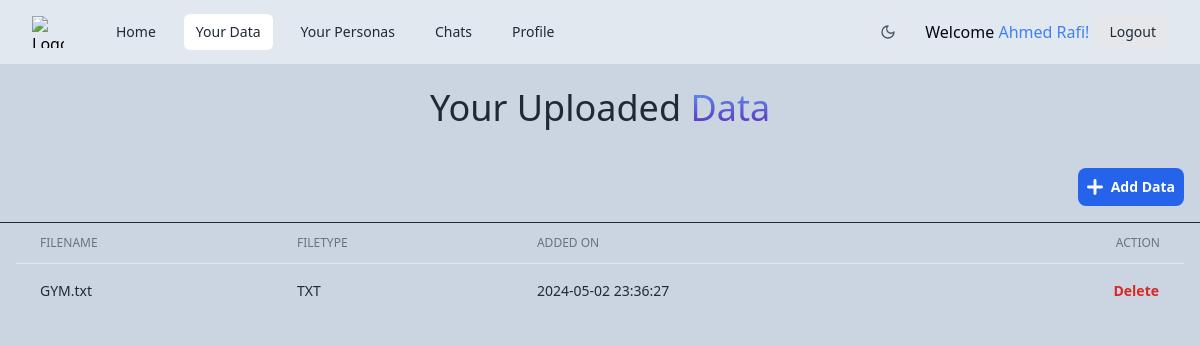
/data (signed in), run on the app's committed database.
### models.py (models this page shows, shortened)
class User(UserMixin, db.Model):
    id = db.Column("id", db.Integer, primary_key=True)
    name = db.Column(db.String(100), nullable=False)
    username = db.Column(db.String(100), unique=True, nullable=False)
    email = db.Column(db.String(100), unique=True, nullable=False)
    password = db.Column(db.String(100), nullable=False)
    is_admin = db.Column(db.Boolean, nullable=True, default=False)
    personas = db.relationship('Persona', backref='user', lazy='dynamic')
    data = db.relationship('Data', backref='user', lazy='dynamic')
    conversations = db.relationship('Conversation', backref='user', lazy='dynamic')
    messages = db.relationship('Message', backref='user', lazy='dynamic')

class Data(db.Model):
    _id = db.Column("id", db.Integer, primary_key=True)
    datatype = db.Column(db.String(50), nullable=False)
    filepath = db.Column(db.String(500), nullable=False)
    added_on = db.Column(db.DateTime, nullable=False, default=db.func.now())
    user_id = db.Column(db.Integer, db.ForeignKey('user.id'), nullable=False)
    personas = db.relationship('Persona', backref='data', lazy='dynamic')

### app.py (the view, shortened to what this page needs)
@app.route('/data', methods=['GET', 'POST'])
@login_required
def data():
    files_list = Data.query.filter_by(user_id=session['_user_id']).all()
    form = UploadFileForm()
    return render_template('data.html', form=form, files=files_list)

### app.py (called while the page is built)
@login_manager.user_loader
def load_user(user_id):
    return User.query.get(int(user_id))

### templates/data.html (shortened to what this page needs)
{% extends 'base.html' %}
{% block content %}
<div class="max-w-3xl text-center mx-auto py-6">
  <h1 class="block font-medium text-gray-800 dark:text-gray-200 text-xl sm:text-2xl md:text-3xl lg:text-4xl">
    Your Uploaded <span
      class="bg-clip-text bg-gradient-to-t from-violet-800 to-blue-400 dark:from-blue-300 dark:to-violet-800 text-transparent">
      Data</span>
  </h1>
</div>
<div class="flex justify-end items-center">
  <button type="button"
    class="m-4 p-2 inline-flex items-center gap-x-2 text-sm font-semibold rounded-lg border border-transparent bg-blue-600 text-white hover:bg-blue-700 disabled:opacity-50 disabled:pointer-events-none dark:focus:outline-none dark:focus:ring-1 dark:focus:ring-gray-600"
    data-hs-overlay="#hs-static-backdrop-modal">
    Add Data
  </button>
</div>
{% if files %}
<hr class="border-gray-800">
<div class="flex flex-col px-4">
  <div class="-m-1.5 overflow-x-auto">
    <div class="p-1.5 min-w-full inline-block align-middle">
      <div class="overflow-hidden">
        <table class="min-w-full divide-y divide-gray-200 dark:divide-gray-700">
          <thead>
            <tr>
              <th scope="col" class="px-6 py-3 text-start text-xs font-medium text-gray-500 uppercase">Filename</th>
              <th scope="col" class="px-6 py-3 text-start text-xs font-medium text-gray-500 uppercase">Filetype</th>
              <th scope="col" class="px-6 py-3 text-start text-xs font-medium text-gray-500 uppercase">Added On</th>
              <th scope="col" class="px-6 py-3 text-end text-xs font-medium text-gray-500 uppercase">Action</th>
            </tr>
          </thead>
          <tbody class="divide-y divide-gray-200 dark:divide-gray-700">
            {% for file in files %}
            <tr class="hover:bg-gray-100 dark:hover:bg-gray-700">
              <td class="px-6 py-4 whitespace-nowrap text-sm font-medium text-gray-800 dark:text-gray-200">
                {{ file.filepath }}
              </td>
              <td class="px-6 py-4 whitespace-nowrap text-sm text-gray-800 dark:text-gray-200">
                {{ file.datatype.upper() }}
              </td>
              <td class="px-6 py-4 whitespace-nowrap text-sm text-gray-800 dark:text-gray-200">
                {{ file.added_on }}
              </td>
              <td class="px-6 py-4 whitespace-nowrap text-end text-sm font-medium">
                <form method="post" action="{{ url_for('data') }}">
                  <button type="submit" name="delete-data"
                    onclick="return confirm('Are you sure you want to delete this data?')"
                    class="inline-flex items-center gap-x-2 text-sm font-semibold rounded-lg border border-transparent text-red-600 hover:text-red-800 disabled:opacity-50 disabled:pointer-events-none dark:text-red-500 dark:hover:text-red-400 dark:focus:outline-none dark:focus:ring-1 dark:focus:ring-gray-600">Delete</button>
                </form>
              </td>
            </tr>
            {% endfor %}
          </tbody>
        </table>
      </div>
    </div>
  </div>
</div>
{% else %}
<p class="mt-4 text-xl text-center text-gray-600 dark:text-gray-400">
  No data found! Start by uploading your first file.
</p>
{% endif %}
{% endblock %}

### templates/base.html (shortened to what this page needs)
<!DOCTYPE html>
<html>
<head>
	<link rel="stylesheet" href="{{ url_for('static',filename='dist/css/output.css') }}">
</head>
<body class="dark:bg-slate-900 bg-slate-300 h-full items-center py-16
	[&::-webkit-scrollbar]:w-2
  [&::-webkit-scrollbar-track]:bg-gray-100
  [&::-webkit-scrollbar-thumb]:bg-gray-400
  dark:[&::-webkit-scrollbar-track]:bg-slate-700
  dark:[&::-webkit-scrollbar-thumb]:bg-slate-500">
	<nav class="navbar bg-slate-200 dark:bg-gray-800">
		<div class="max-w-7xl mx-auto px-4 sm:px-6 lg:px-8">
			<div class="flex items-center justify-between h-16">
				<div class="flex items-center">
					<a href="#" class="flex-shrink-0">
						<img class="h-8 w-8" src="https://tailwindui.com/img/logos/workflow-mark-indigo-500.svg" alt="Logo">
					</a>
					<div class="hidden md:block">
						<div class="ml-10 flex items-baseline space-x-4">
							<a href="{{ url_for('index') }}"
								class="{% if request.path == url_for('index') %}text-gray-800 dark:text-gray-200 bg-white dark:bg-gray-600 {% else %} text-gray-800 dark:text-gray-300 hover:bg-gray-100 dark:hover:bg-gray-700 hover:text-gray-900 dark:hover:text-white{% endif %} px-3 py-2 rounded-md text-sm font-medium">
								Home</a>
							{% if current_user.is_authenticated %}
							<a href="{{ url_for('data') }}"
								class="{% if request.path == url_for('data') %}text-gray-800 dark:text-gray-200 bg-white dark:bg-gray-600 {% else %} text-gray-800 dark:text-gray-300 hover:bg-gray-100 dark:hover:bg-gray-700 hover:text-gray-900 dark:hover:text-white{% endif %} px-3 py-2 rounded-md text-sm font-medium">
								Your Data</a>
							<a href="{{ url_for('personas') }}"
								class="{% if request.path == url_for('personas') %}text-gray-800 dark:text-gray-200 bg-white dark:bg-gray-600 {% else %} text-gray-800 dark:text-gray-300 hover:bg-gray-100 dark:hover:bg-gray-700 hover:text-gray-900 dark:hover:text-white{% endif %} px-3 py-2 rounded-md text-sm font-medium">
								Your Personas</a>
							<a href="{{ url_for('chats') }}"
								class="{% if request.path == url_for('chats') %}text-gray-800 dark:text-gray-200 bg-white dark:bg-gray-600 {% else %} text-gray-800 dark:text-gray-300 hover:bg-gray-100 dark:hover:bg-gray-700 hover:text-gray-900 dark:hover:text-white{% endif %} px-3 py-2 rounded-md text-sm font-medium">
								Chats</a>
							<a href="{{ url_for('profile') }}"
								class="{% if request.path == url_for('profile') %}text-gray-800 dark:text-gray-200 bg-white dark:bg-gray-600 {% else %} text-gray-800 dark:text-gray-300 hover:bg-gray-100 dark:hover:bg-gray-700 hover:text-gray-900 dark:hover:text-white{% endif %} px-3 py-2 rounded-md text-sm font-medium">
								Profile</a>
							{% endif %}
						</div>
					</div>
				</div>
				<div class="hidden md:block">
					<div class="ml-4 flex items-center md:ml-6">
						<div>
							<button type="button"
								class="mx-3 p-2 border hover:border-gray-300 dark:hover:border-gray-600 rounded-md hs-dark-mode-active:hidden block hs-dark-mode group flex items-center text-gray-600 hover:text-blue-600 font-medium dark:text-gray-400 dark:hover:text-gray-500"
								data-hs-theme-click-value="dark">
								<svg class="flex-shrink-0 size-4" xmlns="http://www.w3.org/2000/svg" width="24" height="24"
									viewBox="0 0 24 24" fill="none" stroke="currentColor" stroke-width="2" stroke-linecap="round"
									stroke-linejoin="round">
									<path d="M12 3a6 6 0 0 0 9 9 9 9 0 1 1-9-9Z" />
								</svg>
							</button>
						</div>
						{% if current_user.is_authenticated %}
						<p class="p-2 text-gray-950 dark:text-white">Welcome
							<span class="font-medium text-blue-500">{{ current_user.name }}!</span></p>
						<a href="{{ url_for('logout') }}"
							class="bg-gray-200 dark:bg-gray-900 text-gray-800 dark:text-white px-3 py-2 rounded-md text-sm font-medium">
							Logout</a>
						{% else %}
						<a href="{{ url_for('login') }}"
							class="bg-gray-200 dark:bg-gray-900 text-gray-800 dark:text-white px-3 py-2 rounded-md text-sm font-medium">
							Login</a>
						{% endif %}
					</div>
				</div>
			</div>
		</div>
	</nav>
	{% block content %}{% endblock %}
</body>
</html>

### templates/base.html (style rules this page uses)
.navbar { position: fixed; top: 0; left: 0; right: 0; z-index: 50; }

### data on the page
User: name "Ahmed Rafi"
Data: filepath "GYM.txt", datatype "TXT", added_on "2024-05-02 23:36:27"
